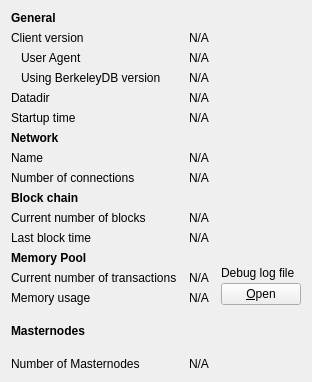
     <widget class="QWidget" name="tab_info">
      <attribute name="title">
       <string>&amp;Information</string>
      </attribute>
      <layout class="QGridLayout" name="gridLayout" columnstretch="0,1,0">
       <property name="horizontalSpacing">
        <number>12</number>
       </property>
       <item row="0" column="0">
        <widget class="QLabel" name="label_9">
         <property name="font">
          <font>
           <weight>75</weight>
           <bold>true</bold>
          </font>
         </property>
         <property name="text">
          <string>General</string>
         </property>
        </widget>
       </item>
       <item row="1" column="0">
        <widget class="QLabel" name="label_6">
         <property name="text">
          <string>Client version</string>
         </property>
        </widget>
       </item>
       <item row="1" column="1" colspan="2">
        <widget class="QLabel" name="clientVersion">
         <property name="cursor">
          <cursorShape>IBeamCursor</cursorShape>
         </property>
         <property name="text">
          <string>N/A</string>
         </property>
         <property name="textFormat">
          <enum>Qt::PlainText</enum>
         </property>
         <property name="textInteractionFlags">
          <set>Qt::LinksAccessibleByMouse|Qt::TextSelectableByKeyboard|Qt::TextSelectableByMouse</set>
         </property>
        </widget>
       </item>
       <item row="2" column="0">
        <widget class="QLabel" name="labelClientUserAgent">
         <property name="text">
          <string>User Agent</string>
         </property>
         <property name="indent">
          <number>10</number>
         </property>
        </widget>
       </item>
       <item row="2" column="1" colspan="2">
        <widget class="QLabel" name="clientUserAgent">
         <property name="cursor">
          <cursorShape>IBeamCursor</cursorShape>
         </property>
         <property name="text">
          <string>N/A</string>
         </property>
         <property name="textFormat">
          <enum>Qt::PlainText</enum>
         </property>
         <property name="textInteractionFlags">
          <set>Qt::LinksAccessibleByMouse|Qt::TextSelectableByKeyboard|Qt::TextSelectableByMouse</set>
         </property>
        </widget>
       </item>
       <item row="3" column="0">
        <widget class="QLabel" name="label_berkeleyDBVersion">
         <property name="text">
          <string>Using BerkeleyDB version</string>
         </property>
         <property name="indent">
          <number>10</number>
         </property>
        </widget>
       </item>
       <item row="3" column="1" colspan="2">
        <widget class="QLabel" name="berkeleyDBVersion">
         <property name="cursor">
          <cursorShape>IBeamCursor</cursorShape>
         </property>
         <property name="text">
          <string>N/A</string>
         </property>
         <property name="textFormat">
          <enum>Qt::PlainText</enum>
         </property>
         <property name="textInteractionFlags">
          <set>Qt::LinksAccessibleByMouse|Qt::TextSelectableByKeyboard|Qt::TextSelectableByMouse</set>
         </property>
        </widget>
       </item>
       <item row="4" column="0">
        <widget class="QLabel" name="label_12">
         <property name="text">
          <string>Datadir</string>
         </property>
        </widget>
       </item>
       <item row="4" column="1" colspan="2">
        <widget class="QLabel" name="dataDir">
         <property name="cursor">
          <cursorShape>IBeamCursor</cursorShape>
         </property>
         <property name="text">
          <string>N/A</string>
         </property>
         <property name="textFormat">
          <enum>Qt::PlainText</enum>
         </property>
         <property name="wordWrap">
          <bool>true</bool>
         </property>
         <property name="textInteractionFlags">
          <set>Qt::LinksAccessibleByMouse|Qt::TextSelectableByKeyboard|Qt::TextSelectableByMouse</set>
         </property>
        </widget>
       </item>
       <item row="5" column="0">
        <widget class="QLabel" name="label_13">
         <property name="text">
          <string>Startup time</string>
         </property>
        </widget>
       </item>
       <item row="5" column="1" colspan="2">
        <widget class="QLabel" name="startupTime">
         <property name="cursor">
          <cursorShape>IBeamCursor</cursorShape>
         </property>
         <property name="text">
          <string>N/A</string>
         </property>
         <property name="textFormat">
          <enum>Qt::PlainText</enum>
         </property>
         <property name="textInteractionFlags">
          <set>Qt::LinksAccessibleByMouse|Qt::TextSelectableByKeyboard|Qt::TextSelectableByMouse</set>
         </property>
        </widget>
       </item>
       <item row="6" column="0">
           <widget class="QLabel" name="labelNetwork">
               <property name="font">
                   <font>
                       <weight>75</weight>
                       <bold>true</bold>
                   </font>
               </property>
               <property name="text">
                   <string>Network</string>
               </property>
           </widget>
       </item>
       <item row="7" column="0">
        <widget class="QLabel" name="label_8">
         <property name="text">
          <string>Name</string>
         </property>
        </widget>
       </item>
       <item row="7" column="1" colspan="2">
        <widget class="QLabel" name="networkName">
         <property name="cursor">
          <cursorShape>IBeamCursor</cursorShape>
         </property>
         <property name="text">
          <string>N/A</string>
         </property>
         <property name="textFormat">
          <enum>Qt::PlainText</enum>
         </property>
         <property name="textInteractionFlags">
          <set>Qt::LinksAccessibleByMouse|Qt::TextSelectableByKeyboard|Qt::TextSelectableByMouse</set>
         </property>
        </widget>
       </item>
       <item row="8" column="0">
        <widget class="QLabel" name="label_7">
         <property name="text">
          <string>Number of connections</string>
         </property>
        </widget>
       </item>
       <item row="8" column="1" colspan="2">
        <widget class="QLabel" name="numberOfConnections">
         <property name="cursor">
          <cursorShape>IBeamCursor</cursorShape>
         </property>
         <property name="text">
          <string>N/A</string>
         </property>
         <property name="textFormat">
          <enum>Qt::PlainText</enum>
         </property>
         <property name="textInteractionFlags">
          <set>Qt::LinksAccessibleByMouse|Qt::TextSelectableByKeyboard|Qt::TextSelectableByMouse</set>
         </property>
        </widget>
       </item>
       <item row="9" column="0">
        <widget class="QLabel" name="label_10">
         <property name="font">
          <font>
           <weight>75</weight>
           <bold>true</bold>
          </font>
         </property>
         <property name="text">
          <string>Block chain</string>
         </property>
        </widget>
       </item>
       <item row="10" column="0">
        <widget class="QLabel" name="label_3">
         <property name="text">
          <string>Current number of blocks</string>
         </property>
        </widget>
       </item>
       <item row="10" column="1" colspan="2">
        <widget class="QLabel" name="numberOfBlocks">
         <property name="cursor">
          <cursorShape>IBeamCursor</cursorShape>
         </property>
         <property name="text">
          <string>N/A</string>
         </property>
         <property name="textFormat">
          <enum>Qt::PlainText</enum>
         </property>
         <property name="textInteractionFlags">
          <set>Qt::LinksAccessibleByMouse|Qt::TextSelectableByKeyboard|Qt::TextSelectableByMouse</set>
         </property>
        </widget>
       </item>
       <item row="11" column="0">
        <widget class="QLabel" name="labelLastBlockTime">
         <property name="text">
          <string>Last block time</string>
         </property>
        </widget>
       </item>
       <item row="11" column="1" colspan="2">
        <widget class="QLabel" name="lastBlockTime">
         <property name="cursor">
          <cursorShape>IBeamCursor</cursorShape>
         </property>
         <property name="text">
          <string>N/A</string>
         </property>
         <property name="textFormat">
          <enum>Qt::PlainText</enum>
         </property>
         <property name="textInteractionFlags">
          <set>Qt::LinksAccessibleByMouse|Qt::TextSelectableByKeyboard|Qt::TextSelectableByMouse</set>
         </property>
        </widget>
       </item>
       <item row="12" column="0">
        <widget class="QLabel" name="labelMempoolTitle">
         <property name="font">
          <font>
           <weight>75</weight>
           <bold>true</bold>
          </font>
         </property>
         <property name="text">
          <string>Memory Pool</string>
         </property>
        </widget>
       </item>
       <item row="13" column="0">
        <widget class="QLabel" name="labelNumberOfTransactions">
         <property name="text">
          <string>Current number of transactions</string>
         </property>
        </widget>
       </item>
       <item row="13" column="1">
        <widget class="QLabel" name="mempoolNumberTxs">
         <property name="cursor">
          <cursorShape>IBeamCursor</cursorShape>
         </property>
         <property name="text">
          <string>N/A</string>
         </property>
         <property name="textFormat">
          <enum>Qt::PlainText</enum>
         </property>
         <property name="textInteractionFlags">
          <set>Qt::LinksAccessibleByMouse|Qt::TextSelectableByKeyboard|Qt::TextSelectableByMouse</set>
         </property>
        </widget>
       </item>
       <item row="14" column="0">
        <widget class="QLabel" name="labelMemoryUsage">
         <property name="text">
          <string>Memory usage</string>
         </property>
        </widget>
       </item>
       <item row="14" column="1">
        <widget class="QLabel" name="mempoolSize">
         <property name="cursor">
          <cursorShape>IBeamCursor</cursorShape>
         </property>
         <property name="text">
          <string>N/A</string>
         </property>
         <property name="textFormat">
          <enum>Qt::PlainText</enum>
         </property>
         <property name="textInteractionFlags">
          <set>Qt::LinksAccessibleByMouse|Qt::TextSelectableByKeyboard|Qt::TextSelectableByMouse</set>
         </property>
        </widget>
       </item>
       <!-- Dash -->
       <item row="15" column="0">
        <widget class="QLabel" name="masternodesLabel">
         <property name="font">
          <font>
           <weight>75</weight>
           <bold>true</bold>
          </font>
         </property>
         <property name="text">
          <string>Masternodes</string>
         </property>
        </widget>
       </item>
       <item row="16" column="0">
        <widget class="QLabel" name="masternodeCountLabel">
         <property name="text">
          <string>Number of Masternodes</string>
         </property>
        </widget>
       </item>
       <item row="16" column="1">
        <widget class="QLabel" name="masternodeCount">
         <property name="text">
          <string>N/A</string>
         </property>
        </widget>
       </item>
       <!--      -->
       <item row="12" column="2" rowspan="3">
        <layout class="QVBoxLayout" name="verticalLayoutDebugButton">
         <property name="spacing">
          <number>3</number>
         </property>
         <item>
          <spacer name="verticalSpacer_2">
           <property name="orientation">
            <enum>Qt::Vertical</enum>
           </property>
           <property name="sizeHint" stdset="0">
            <size>
             <width>10</width>
             <height>5</height>
            </size>
           </property>
          </spacer>
         </item>
         <item>
          <widget class="QLabel" name="labelDebugLogfile">
           <property name="text">
            <string>Debug log file</string>
           </property>
          </widget>
         </item>
         <item>
          <widget class="QPushButton" name="openDebugLogfileButton">
           <property name="toolTip">
            <string>Open the %1 debug log file from the current data directory. This can take a few seconds for large log files.</string>
           </property>
           <property name="text">
            <string>&amp;Open</string>
           </property>
           <property name="autoDefault">
            <bool>false</bool>
           </property>
          </widget>
         </item>
        </layout>
       </item>
       <item row="15" column="0">
        <spacer name="verticalSpacer">
         <property name="orientation">
          <enum>Qt::Vertical</enum>
         </property>
         <property name="sizeHint" stdset="0">
          <size>
           <width>20</width>
           <height>40</height>
          </size>
         </property>
        </spacer>
       </item>
      </layout>
     </widget>
